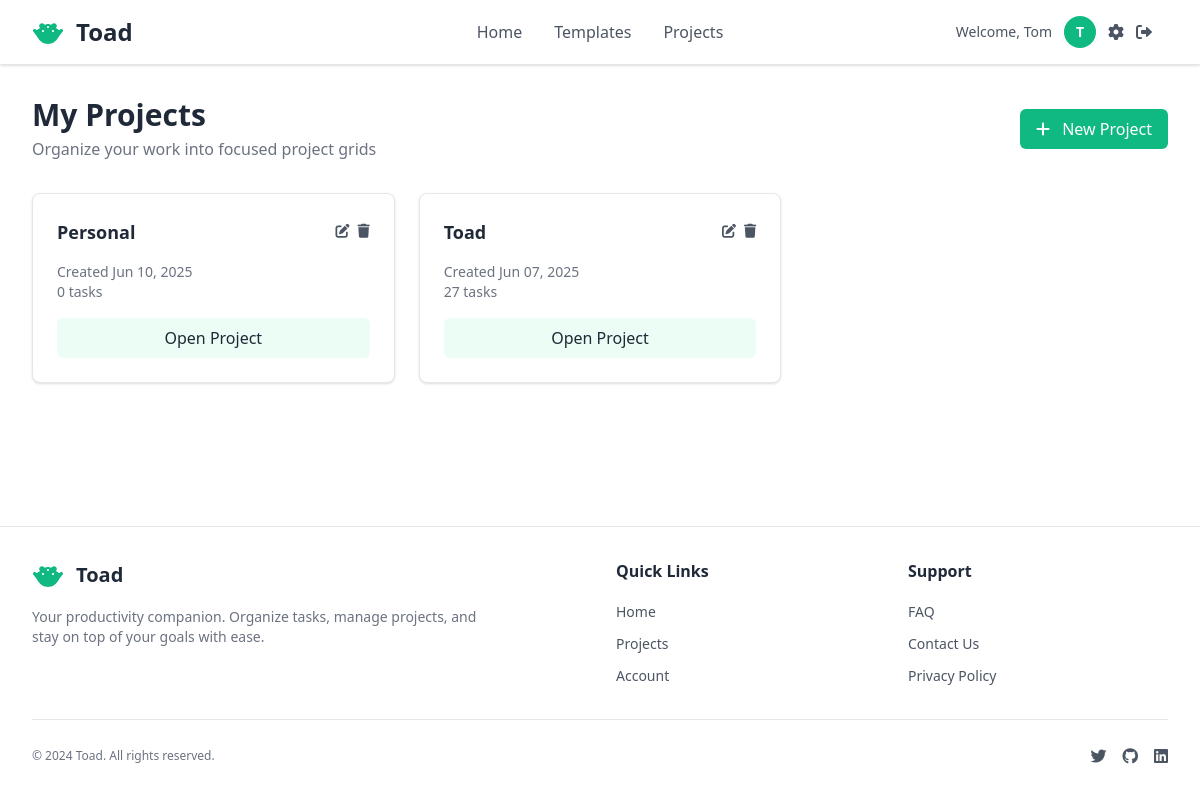
The page /projects/ (signed in) on the database its author committed.
### accounts/models.py (models this page shows, shortened)
class User(AbstractUser):
    username = None  # Remove username field
    email = models.EmailField(unique=True, help_text='Required. Enter a valid email address.')
    first_name = models.CharField(max_length=30, help_text='Required. Enter your first name.')
    last_name = models.CharField(max_length=30, blank=True, help_text='Optional. Enter your last name.')
    USERNAME_FIELD = 'email'
    REQUIRED_FIELDS = ['first_name']  # Fields required when creating superuser (email is already included)
    objects = CustomUserManager()
    def get_short_name(self):
        return self.first_name

### pages/models.py (models this page shows, shortened)
class Project(models.Model):
    user = models.ForeignKey(User, on_delete=models.CASCADE, related_name='toad_projects')
    name = models.CharField(max_length=100)
    created_at = models.DateTimeField(auto_now_add=True)
    updated_at = models.DateTimeField(auto_now=True)
    class Meta:
        ordering = ['-created_at']
        indexes = [
            models.Index(fields=['user', '-created_at']),  # For user's project list
            models.Index(fields=['user', 'id']),  # For project access checks
        ]

### pages/specific_views/project_views.py (the view)
# urls.py: path('projects/', views.project_list_view, name='project_list'),
@login_required
def project_list_view(request):
    projects = Project.objects.filter(user=request.user).annotate(
        task_count=Count('tasks'),
        completed_task_count=Count('tasks', filter=Q(tasks__completed=True))
    ).only('id', 'name', 'created_at').order_by('-created_at')
    return render(request, 'pages/grid/overview/project_list.html', {'projects': projects})

### pages/templates/pages/grid/overview/project_list.html (shortened to what this page needs)
{% extends "pages/layout.html" %}
{% block content %}
<div class="flex items-center justify-between mb-8">
    <div>
        <h1 class="text-3xl font-bold text-[var(--title-text)]">My Projects</h1>
        <p class="text-[var(--subtitle-text)] mt-1">Organize your work into focused project grids</p>
    </div>
    <a href="{% url 'pages:project_create' %}"
       class="bg-[var(--primary-action-bg)] hover:bg-[var(--primary-action-hover-bg)] text-[var(--primary-action-text)] px-4 py-2 rounded-md font-medium transition-colors">
        <i class="fas fa-plus mr-2"></i>
        New Project
    </a>
</div>
{% if projects %}
    <div class="grid grid-cols-1 md:grid-cols-2 lg:grid-cols-3 gap-6">
        {% for project in projects %}
            <div class="bg-[var(--container-bg)] border border-[var(--border-color)] rounded-lg shadow-sm hover:shadow-md transition-shadow">
                <div class="p-6">
                    <div class="flex items-start justify-between mb-4">
                        <h3 class="text-lg font-semibold text-[var(--title-text)] truncate">
                            {{ project.name }}
                        </h3>
                        <div class="flex space-x-2 ml-2">
                            <a href="{% url 'pages:project_edit' pk=project.pk %}"
                               class="text-[var(--text-secondary)] hover:text-[var(--primary-action-bg)] transition-colors"
                               title="Edit project">
                                <i class="fas fa-edit text-sm"></i>
                            </a>
                            <a href="{% url 'pages:project_delete' pk=project.pk %}"
                               class="text-[var(--text-secondary)] hover:text-[var(--delete-button-bg)] transition-colors"
                               title="Delete project">
                                <i class="fas fa-trash text-sm"></i>
                            </a>
                        </div>
                    </div>
                    <div class="text-sm text-[var(--subtitle-text)] mb-4">
                        <p>Created {{ project.created_at|date:"M d, Y" }}</p>
                        <p>{{ project.tasks.count }} task{{ project.tasks.count|pluralize }}</p>
                    </div>
                    <a href="{% url 'pages:project_grid' pk=project.pk %}"
                       class="block w-full text-center bg-[var(--task-bg)] hover:bg-[var(--task-hover-bg)] text-[var(--text-primary)] py-2 px-4 rounded-md font-medium transition-colors">
                        Open Project
                    </a>
                </div>
            </div>
        {% endfor %}
    </div>
{% endif %}
{% endblock %}

### pages/templates/pages/layout.html (shortened to what this page needs)
<!DOCTYPE html>
{% load static %}
<html lang="en">
<head>
    <link href="https://cdnjs.cloudflare.com/ajax/libs/font-awesome/6.0.0/css/all.min.css" rel="stylesheet">
    <link rel="stylesheet" href="{% static 'css/master.css' %}">
</head>
<body class="bg-[var(--main-bg)] min-h-screen flex flex-col">
    <nav class="bg-[var(--container-bg)] shadow-sm border-b border-[var(--border-color)]">
        <div class="w-full px-4 sm:px-6 lg:px-8">
            <div class="relative flex items-center h-16">
                <div class="flex items-center space-x-3">
                    <h1 class="text-2xl font-bold text-[var(--title-text)]">Toad</h1>
                </div>
                <div class="hidden md:flex absolute left-1/2 transform -translate-x-1/2 items-center space-x-8">
                    <a href="{% url 'pages:home' %}" class="text-[var(--text-secondary)] hover:text-[var(--title-text)] transition-colors duration-200 font-medium whitespace-nowrap">
                        Home
                    </a>
                    <a href="{% url 'pages:templates_overview' %}" class="text-[var(--text-secondary)] hover:text-[var(--title-text)] transition-colors duration-200 font-medium whitespace-nowrap">
                        Templates
                    </a>
                    {% if user.is_authenticated %}
                    <a href="{% url 'pages:project_list' %}" class="text-[var(--text-secondary)] hover:text-[var(--title-text)] transition-colors duration-200 font-medium whitespace-nowrap">
                        Projects
                    </a>
                    {% endif %}
                </div>
                <div class="ml-auto flex items-center space-x-4">
                    {% if user.is_authenticated %}
                        <div class="hidden lg:flex items-center space-x-3">
                            <span class="text-[var(--text-secondary)] text-sm whitespace-nowrap">Welcome, {{ user.get_short_name }}</span>
                            <div class="w-8 h-8 bg-[var(--primary-action-bg)] rounded-full flex items-center justify-center">
                                <span class="text-[var(--primary-action-text)] text-sm font-semibold">
                                    {{ user.first_name|first|upper }}
                                </span>
                            </div>
                            <a href="{% url 'accounts:account_settings' %}" class="text-[var(--text-secondary)] hover:text-[var(--title-text)] transition-colors duration-200">
                                <i class="fas fa-cog"></i>
                            </a>
                            <a href="{% url 'accounts:logout' %}" class="text-[var(--text-secondary)] hover:text-[var(--title-text)] transition-colors duration-200">
                                <i class="fas fa-sign-out-alt"></i>
                            </a>
                        </div>
                    {% else %}
                        <a href="{% url 'accounts:login' %}" class="bg-[var(--primary-action-bg)] hover:bg-[var(--primary-action-hover-bg)] text-[var(--primary-action-text)] px-4 py-2 rounded-md text-sm font-medium transition-colors duration-200 whitespace-nowrap">
                            Sign In
                        </a>
                    {% endif %}
                </div>
            </div>
        </div>
    </nav>
    <main class="flex-1">
        <div id="app" class="min-h-full p-4 sm:p-6 md:p-8">
            <div class="max-w-full mx-auto">
                {% block content %}
                {% endblock %}
            </div>
        </div>
    </main>
    <footer class="bg-[var(--container-bg)] border-t border-[var(--border-color)] mt-auto">
        <div class="max-w-7xl mx-auto px-4 sm:px-6 lg:px-8 py-8">
            <div class="grid grid-cols-1 md:grid-cols-4 gap-8">
                <div class="col-span-1 md:col-span-2">
                    <div class="flex items-center space-x-3 mb-4">
                        <h2 class="text-xl font-bold text-[var(--title-text)]">Toad</h2>
                    </div>
                    <p class="text-[var(--subtitle-text)] text-sm max-w-md">
                        Your productivity companion. Organize tasks, manage projects, and stay on top of your goals with ease.
                    </p>
                </div>
                <div>
                    <h3 class="text-[var(--title-text)] font-semibold mb-4">Quick Links</h3>
                    <ul class="space-y-2">
                        <li><a href="{% url 'pages:home' %}" class="text-[var(--text-secondary)] hover:text-[var(--primary-action-bg)] transition-colors duration-200 text-sm">Home</a></li>
                        {% if user.is_authenticated %}
                        <li><a href="{% url 'pages:project_list' %}" class="text-[var(--text-secondary)] hover:text-[var(--primary-action-bg)] transition-colors duration-200 text-sm">Projects</a></li>
                        {% endif %}
                        <li><a href="{% url 'accounts:login' %}" class="text-[var(--text-secondary)] hover:text-[var(--primary-action-bg)] transition-colors duration-200 text-sm">{% if user.is_authenticated %}Account{% else %}Sign In{% endif %}</a></li>
                    </ul>
                </div>
                <div>
                    <h3 class="text-[var(--title-text)] font-semibold mb-4">Support</h3>
                    <ul class="space-y-2">
                        <li><a href="#" class="text-[var(--text-secondary)] hover:text-[var(--primary-action-bg)] transition-colors duration-200 text-sm">FAQ</a></li>
                        <li><a href="#" class="text-[var(--text-secondary)] hover:text-[var(--primary-action-bg)] transition-colors duration-200 text-sm">Contact Us</a></li>
                        <li><a href="#" class="text-[var(--text-secondary)] hover:text-[var(--primary-action-bg)] transition-colors duration-200 text-sm">Privacy Policy</a></li>
                    </ul>
                </div>
            </div>
            <div class="border-t border-[var(--border-color)] mt-8 pt-6 flex flex-col sm:flex-row justify-between items-center">
                <p class="text-[var(--subtitle-text)] text-xs">
                    &copy; 2024 Toad. All rights reserved.
                </p>
                <div class="flex items-center space-x-4 mt-4 sm:mt-0">
                    <a href="#" class="text-[var(--text-secondary)] hover:text-[var(--primary-action-bg)] transition-colors duration-200">
                        <i class="fab fa-twitter"></i>
                    </a>
                    <a href="#" class="text-[var(--text-secondary)] hover:text-[var(--primary-action-bg)] transition-colors duration-200">
                        <i class="fab fa-github"></i>
                    </a>
                    <a href="#" class="text-[var(--text-secondary)] hover:text-[var(--primary-action-bg)] transition-colors duration-200">
                        <i class="fab fa-linkedin"></i>
                    </a>
                </div>
            </div>
        </div>
    </footer>
</body>
</html>

### rows shown on the page
User: get_short_name "Tom", first_name|first "T"
Project: name "Personal", created_at "Jun 10, 2025", tasks.count "0"
Project: name "Toad", created_at "Jun 07, 2025", tasks.count "27"
